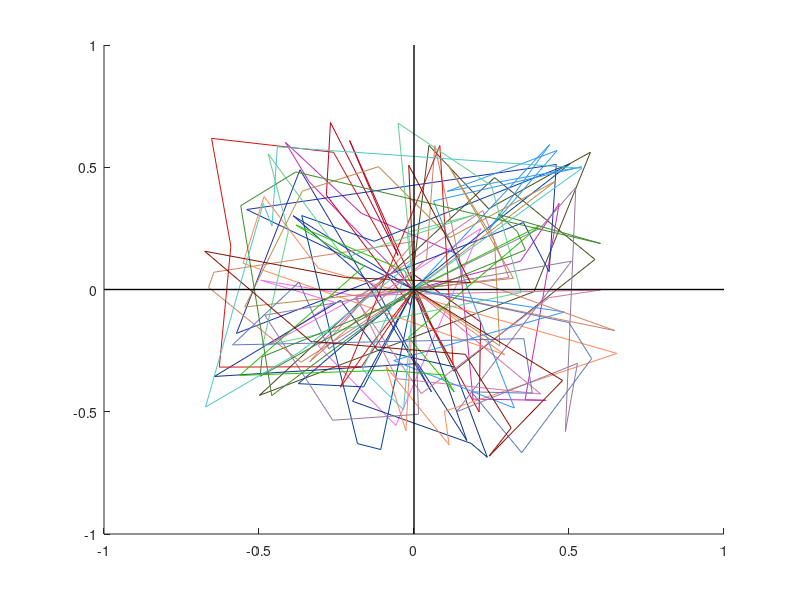

Write MATLAB code to recreate this figure.
%% Simulate Random Walk for n Particle that Starts at Origin in 2D
clear all; clc; close all; % clean up

num_particle      = 20; 
START_TIME        = 0; %sec
STOP_TIME         = 10; %sec
movements_per_sec = 1;
numberOfSteps     = (STOP_TIME-START_TIME)*movements_per_sec;

radius_x = 0.7;
radius_y = 0.7;


% vectors for random steps
rand_x_steps = (rand((STOP_TIME-START_TIME)*movements_per_sec,num_particle)-0.5);
rand_y_steps = (rand((STOP_TIME-START_TIME)*movements_per_sec,num_particle)-0.5);

xCoords = zeros((STOP_TIME-START_TIME)*movements_per_sec+20,num_particle); %particle start loc is assume 0,0
yCoords = zeros((STOP_TIME-START_TIME)*movements_per_sec+20,num_particle);


% loop through all steps
% TO DO:
    % - set a radius
for step = 2 : numberOfSteps
    for idx = 1:num_particle
            % x-loc
            xCoords(step, idx) = xCoords(step-1, idx) + rand_x_steps(step,idx);%x1
            % y-loc
            yCoords(step, idx) = yCoords(step-1, idx) + rand_y_steps(step,idx);%y1
        
        % - two particles cannot exist at same point    
        if (abs(xCoords(step, idx)) >= radius_x)
            xCoords(step, idx) = xCoords(step-1, idx) - 2*rand_x_steps(step,idx);%x1
        end
        
        if (abs(yCoords(step, idx)) >= radius_y)
            yCoords(step, idx) = yCoords(step-1, idx) - 2*rand_y_steps(step,idx);%y1
        end
            
            if idx > 1

                %checker_vec will be set to 1 where they match
                checker_vec = zeros(1,idx);
                all_zeros =  zeros(1,idx);
                for checker = 1:idx
                    if (xCoords(step, idx) == xCoords(step-1, idx-1) && yCoords(step, idx) == yCoords(step-1, idx-1))
                    % x-loc
                    xCoords(step, idx) = xCoords(step-1, idx) + rand_x_steps(step+1,idx);%x1
                    % y-loc
                    yCoords(step, idx) = yCoords(step-1, idx) + rand_y_steps(step+1,idx);%y1
                    end

                end %end of checker
            end %end of idx > 1
    end %end of idx
end


%% Plotting walk for two particles
colour = ['b','k'];

figure; hold on

for particle = 1:num_particle
    plot(xCoords(:,particle),yCoords(:,particle),'Color', rand(1,3), 'MarkerSize', 9);
    hold on; 
end
line(xlim, [0,0], 'Color', 'k', 'LineWidth', 1);
line([0,0], ylim, 'Color', 'k', 'LineWidth', 1);
hold off

%%
function disk_matrix = makeDisk(radiusPixels,x_center,y_center)
    disk_matrix = zeros(256); % create square matrix of zeroes
    origin = [y_center x_center]; % "center" of the matrix because we know it is 256 by 256
    circle_centered = (1:256)-origin(1); %256 is width of image 
    [xx,yy] = meshgrid(circle_centered,circle_centered); % create x and y grid
    disk_matrix(sqrt(xx.^2 + yy.^2) <= radiusPixels) = 1; % set points inside the radius equal to one
end